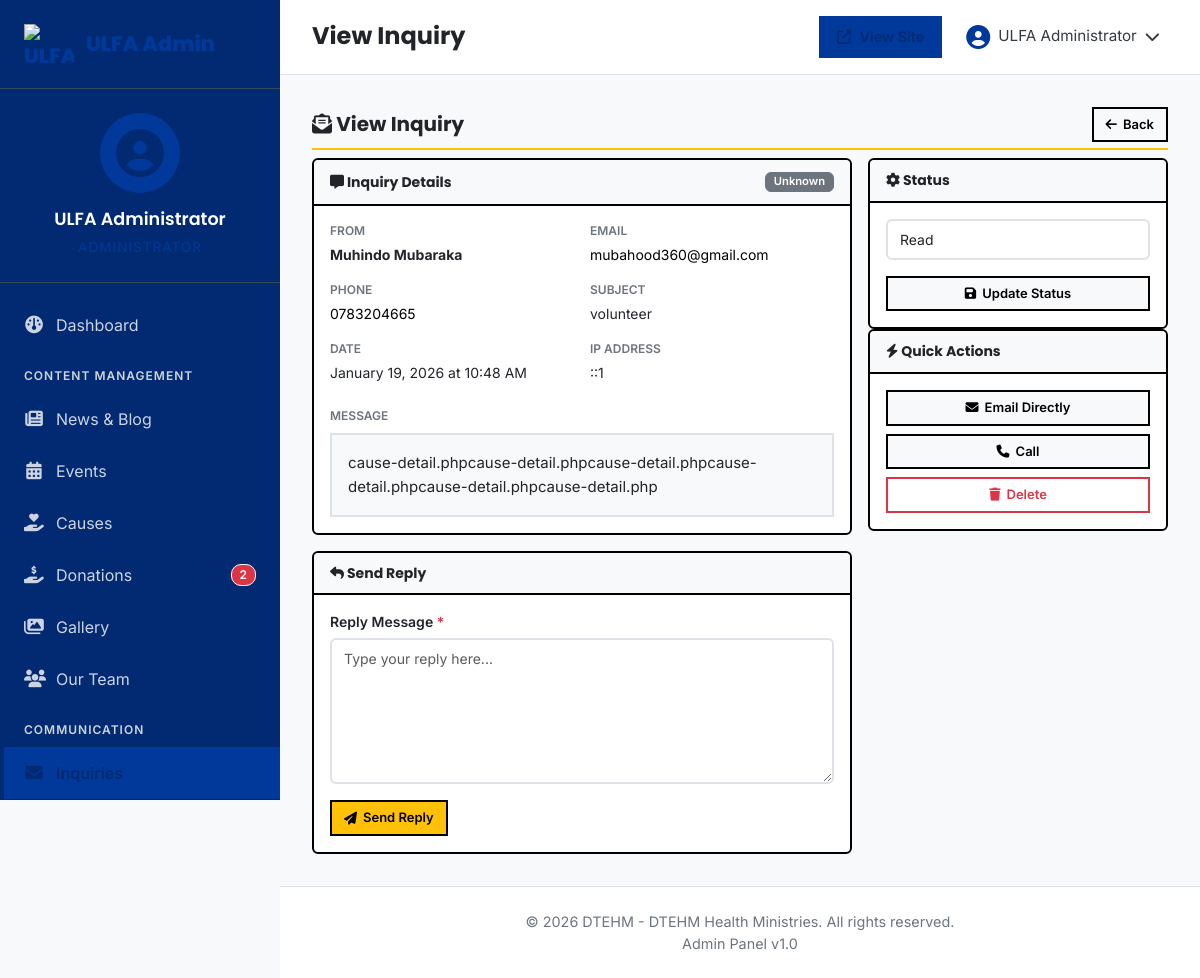
Screenshot of /admin/inquiries-view.php?id=1 (signed in) with the database file from the repository.
### tables this page shows
CREATE TABLE `contact_inquiries` (
  `id` int(11) NOT NULL,
  `name` varchar(255) NOT NULL,
  `email` varchar(255) NOT NULL,
  `phone` varchar(50) NOT NULL,
  `subject` varchar(100) NOT NULL,
  `message` text,
  `status` enum('new','read','replied','closed') DEFAULT 'new',
  `created_at` timestamp NOT NULL DEFAULT CURRENT_TIMESTAMP,
  `ip_address` varchar(45) DEFAULT NULL
);

### admin/config/crud-helper.php (called while the page is built, shortened)
<?php
function getRecordById($table, $id) {
    try {
        $pdo = getDBConnection();
        $stmt = $pdo->prepare("SELECT * FROM $table WHERE id = ? LIMIT 1");
        $stmt->execute([$id]);
        return $stmt->fetch(PDO::FETCH_ASSOC) ?: null;
    } catch (PDOException $e) {
        error_log("Get record by ID error: " . $e->getMessage());
        return null;
    }
}

### admin/config/auth.php (called while the page is built, shortened)
<?php
function generateCSRFToken() {
    return $_SESSION['csrf_token'];
}

### admin/inquiries-view.php (the view, shortened to what this page needs)
<?php
require_once 'config/auth.php';
require_once 'config/crud-helper.php';
$id = isset($_GET['id']) ? (int)$_GET['id'] : 0;
$inquiry = getRecordById('contact_inquiries', $id);
include 'includes/header.php';
?>
<div class="admin-content">
    <div class="content-header-compact">
        <h1><i class="fas fa-envelope-open-text"></i> View Inquiry</h1>
        <a href="inquiries.php" class="btn-sm btn-secondary"><i class="fas fa-arrow-left"></i> Back</a>
    </div>
    <div class="grid-layout">
        <div class="grid-main">
            <div class="card card-compact">
                <div class="card-header">
                    <h3><i class="fas fa-message"></i> Inquiry Details</h3>
                    <?php echo getInquiryStatusBadge($inquiry['status'] ?? 'new'); ?>
                </div>
                <div class="card-body">
                    <div class="inquiry-meta">
                        <div class="meta-item">
                            <label>From</label>
                            <span><strong><?php echo htmlspecialchars($inquiry['name']); ?></strong></span>
                        </div>
                        <div class="meta-item">
                            <label>Email</label>
                            <span><a href="mailto:<?php echo htmlspecialchars($inquiry['email']); ?>"><?php echo htmlspecialchars($inquiry['email']); ?></a></span>
                        </div>
                        <?php if ($inquiry['phone']): ?>
                        <div class="meta-item">
                            <label>Phone</label>
                            <span><a href="tel:<?php echo htmlspecialchars($inquiry['phone']); ?>"><?php echo htmlspecialchars($inquiry['phone']); ?></a></span>
                        </div>
                        <?php endif; ?>
                        <div class="meta-item">
                            <label>Subject</label>
                            <span><?php echo htmlspecialchars($inquiry['subject']); ?></span>
                        </div>
                        <div class="meta-item">
                            <label>Date</label>
                            <span><?php echo date('F d, Y \a\t h:i A', strtotime($inquiry['created_at'])); ?></span>
                        </div>
                        <?php if ($inquiry['ip_address']): ?>
                        <div class="meta-item">
                            <label>IP Address</label>
                            <span><?php echo htmlspecialchars($inquiry['ip_address']); ?></span>
                        </div>
                        <?php endif; ?>
                    </div>
                    <div class="message-box">
                        <label>Message</label>
                        <div class="message-content">
                            <?php echo nl2br(htmlspecialchars($inquiry['message'])); ?>
                        </div>
                    </div>
                </div>
            </div>
            <?php if ($inquiry['status'] !== 'replied'): ?>
            <div class="card card-compact">
                <div class="card-header">
                    <h3><i class="fas fa-reply"></i> Send Reply</h3>
                </div>
                <div class="card-body">
                    <form method="POST" action="">
                        <div class="form-group">
                            <label for="reply_message">Reply Message <span class="required">*</span></label>
                            <textarea
                                id="reply_message"
                                name="reply_message"
                                rows="6"
                                class="form-control"
                                placeholder="Type your reply here..."
                                required
                            ></textarea>
                        </div>
                        <div class="form-actions">
                            <button type="submit" class="btn-sm btn-primary">
                                <i class="fas fa-paper-plane"></i> Send Reply
                            </button>
                        </div>
                    </form>
                </div>
            </div>
            <?php endif; ?>
        </div>
        <div class="grid-sidebar">
            <div class="card card-compact">
                <div class="card-header">
                    <h3><i class="fas fa-cog"></i> Status</h3>
                </div>
                <div class="card-body">
                    <form method="POST" action="">
                        <div class="form-group">
                            <select name="status" class="form-control">
                                <option value="read" <?php echo ($inquiry['status'] == 'read') ? 'selected' : ''; ?>>Read</option>
                            </select>
                        </div>
                        <button type="submit" class="btn-sm btn-secondary btn-block">
                            <i class="fas fa-save"></i> Update Status
                        </button>
                    </form>
                </div>
            </div>
            <div class="card card-compact">
                <div class="card-header">
                    <h3><i class="fas fa-bolt"></i> Quick Actions</h3>
                </div>
                <div class="card-body">
                    <div class="quick-actions">
                        <a href="mailto:<?php echo htmlspecialchars($inquiry['email']); ?>" class="btn-sm btn-secondary btn-block">
                            <i class="fas fa-envelope"></i> Email Directly
                        </a>
                        <?php if ($inquiry['phone']): ?>
                        <a href="tel:<?php echo htmlspecialchars($inquiry['phone']); ?>" class="btn-sm btn-secondary btn-block">
                            <i class="fas fa-phone"></i> Call
                        </a>
                        <?php endif; ?>
                        <a href="inquiries-delete.php?id=<?php echo $inquiry['id']; ?>&token=<?php echo generateCSRFToken(); ?>" class="btn-sm btn-danger btn-block" onclick="return confirm('Delete this inquiry?');">
                            <i class="fas fa-trash"></i> Delete
                        </a>
                    </div>
                </div>
            </div>
        </div>
    </div>
</div>
<?php
function getInquiryStatusBadge($status) {
    $badges = [
        'new' => '<span class="badge badge-warning">New</span>',
        'read' => '<span class="badge badge-info">Read</span>',
        'replied' => '<span class="badge badge-success">Replied</span>',
        'archived' => '<span class="badge badge-secondary">Archived</span>'
    ];
    return $badges[$status] ?? '<span class="badge badge-secondary">Unknown</span>';
}
?>
<?php include 'includes/footer.php'; ?>

### admin/assets/css/admin.css (style rules this page uses)
:root { --primary-yellow: #01399a; --primary-black: #012a73; --dark-yellow: #012a73; --primary-green: #04a028; --white: #ffffff; --gray-100: #f8f9fa; --gray-200: #e9ecef; --gray-300: #dee2e6; --gray-400: #ced4da; --gray-600: #6c757d; --gray-700: #495057; --gray-800: #343a40; --gray-900: #212529; --success: #28a745; --danger: #dc3545; --warning: #ffc107; --info: #17a2b8; --sidebar-width: 280px; }
* { margin: 0; padding: 0; box-sizing: border-box; }
body { font-family: 'Inter', sans-serif; background: var(--gray-100); color: var(--gray-900); overflow-x: hidden; }
h1, h2, h3, h4, h5, h6 { font-family: 'Poppins', sans-serif; font-weight: 600; }
.admin-content { flex: 1; padding: 1rem; }
.btn-primary { background: var(--primary-yellow); border-color: var(--primary-yellow); color: var(--primary-black); }
.btn-secondary { background: var(--gray-700); border-color: var(--gray-700); color: var(--white); }
.btn-danger { background: var(--danger); border-color: var(--danger); color: var(--white); }
.btn-sm { padding: 0.4rem 0.8rem; font-size: 0.8rem; }
.form-group { margin-bottom: 1.5rem; }
.form-control { width: 100%; padding: 0.75rem; border: 2px solid var(--gray-300); background: var(--white); font-size: 0.95rem; transition: all 0.3s; }
textarea.form-control { min-height: 120px; resize: vertical; }

### admin/inquiries-view.php (style rules this page uses)
.content-header-compact { display: flex; justify-content: space-between; align-items: center; margin-bottom: 0.5rem; padding-bottom: 0.375rem; border-bottom: 2px solid #FFC107; }
.content-header-compact h1 { font-size: 1.25rem; margin: 0; font-weight: 700; }
.grid-layout { display: grid; grid-template-columns: 1fr 300px; gap: 1rem; }
.grid-main { display: flex; flex-direction: column; gap: 1rem; }
.card { background: #fff; border: 2px solid #000; }
.card-compact .card-header { display: flex; justify-content: space-between; align-items: center; padding: 0.75rem 1rem; background: #f8f9fa; border-bottom: 2px solid #000; }
.card-compact .card-header h3 { margin: 0; font-size: 0.875rem; font-weight: 700; }
.card-compact .card-body { padding: 1rem; }
.inquiry-meta { display: grid; grid-template-columns: repeat(2, 1fr); gap: 1rem; margin-bottom: 1.5rem; }
.meta-item { display: flex; flex-direction: column; gap: 0.25rem; }
.meta-item label { font-size: 0.75rem; text-transform: uppercase; color: #6c757d; font-weight: 600; }
.meta-item span { font-size: 0.875rem; }
.meta-item a { color: #000; text-decoration: none; }
.message-box { margin-top: 1rem; }
.message-box label { display: block; font-size: 0.75rem; text-transform: uppercase; color: #6c757d; font-weight: 600; margin-bottom: 0.5rem; }
.message-content { background: #f8f9fa; padding: 1rem; border: 2px solid #dee2e6; line-height: 1.6; font-size: 0.9375rem; }
.form-group { margin-bottom: 1rem; }
.form-group label { display: block; font-weight: 600; margin-bottom: 0.375rem; font-size: 0.875rem; }
.form-control { width: 100%; padding: 0.5rem 0.75rem; font-size: 0.875rem; border: 2px solid #dee2e6; outline: none; font-family: inherit; }
textarea.form-control { resize: vertical; min-height: 120px; }
.form-actions { display: flex; gap: 0.5rem; }
.btn-sm { padding: 0.375rem 0.75rem; font-size: 0.8125rem; border: 2px solid; font-weight: 600; text-decoration: none; display: inline-flex; align-items: center; gap: 0.375rem; cursor: pointer; }
.btn-primary { background: #FFC107; border-color: #000; color: #000; }
.btn-secondary { background: #f8f9fa; border-color: #000; color: #000; }
.btn-danger { background: #fff; border-color: #dc3545; color: #dc3545; }
.btn-block { width: 100%; justify-content: center; }
.quick-actions { display: flex; flex-direction: column; gap: 0.5rem; }
.badge { padding: 0.2rem 0.5rem; font-size: 0.7rem; font-weight: 600; border: 1px solid; display: inline-block; }
.badge-secondary { background: #6c757d; color: #fff; border-color: #6c757d; }
.required { color: #dc3545; }

### rows the page displays
contact_inquiries: status "Unknown", name "Muhindo Mubaraka", email "mubahood360@gmail.com", phone "0783204665", subject "volunteer", created_at "January 19, 2026 at 10:48 AM", ip_address "::1", message "cause-detail.phpcause-detail.phpcause-detail.phpcause-detail.phpcause-detail.phpcause-detail.php", status "Read"

### other values shown
$currentAdmin['name'] "ULFA Administrator"
$pendingDonations "2"
$pageTitle "View Inquiry"
